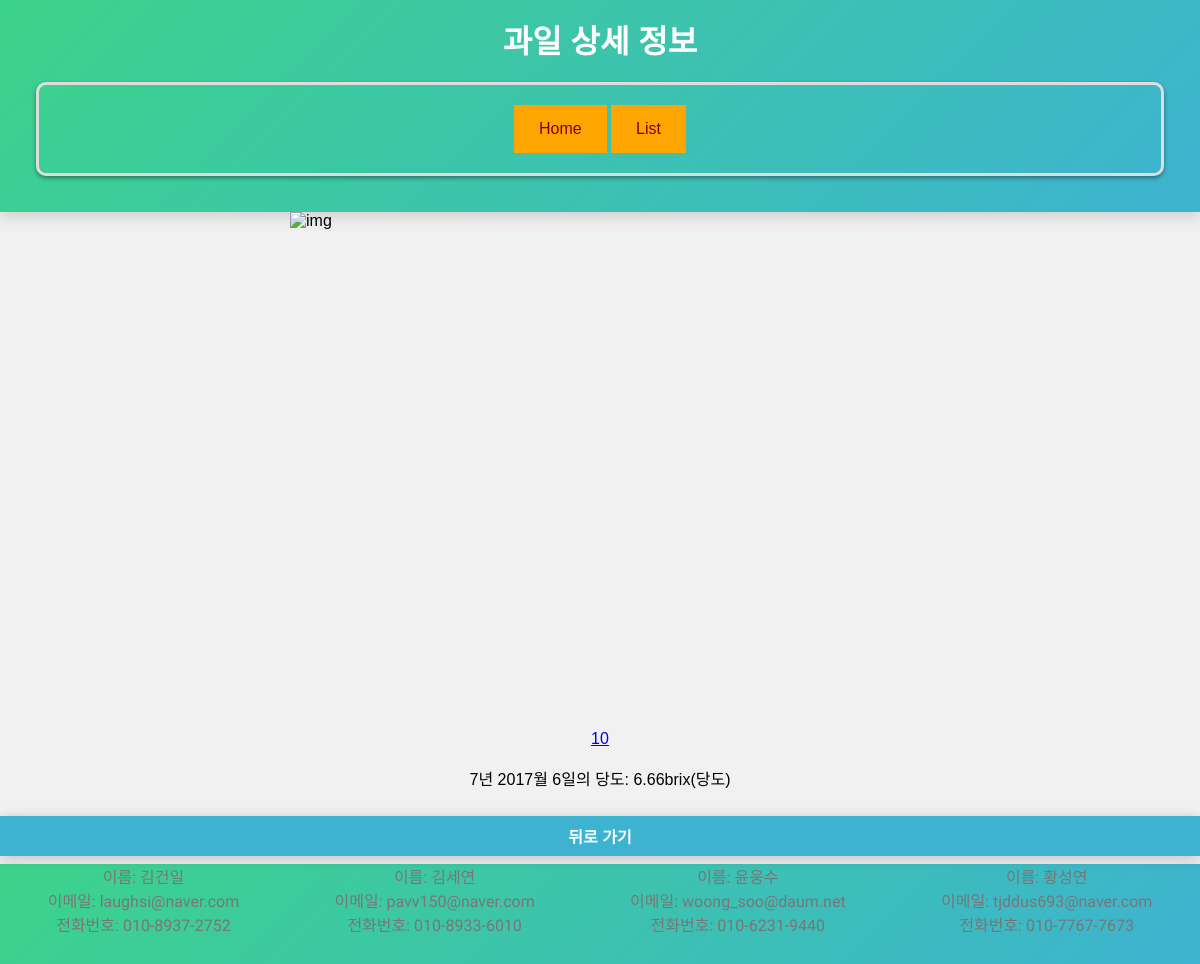
The page /fruit/detail/ (signed in) on the database as committed earlier.
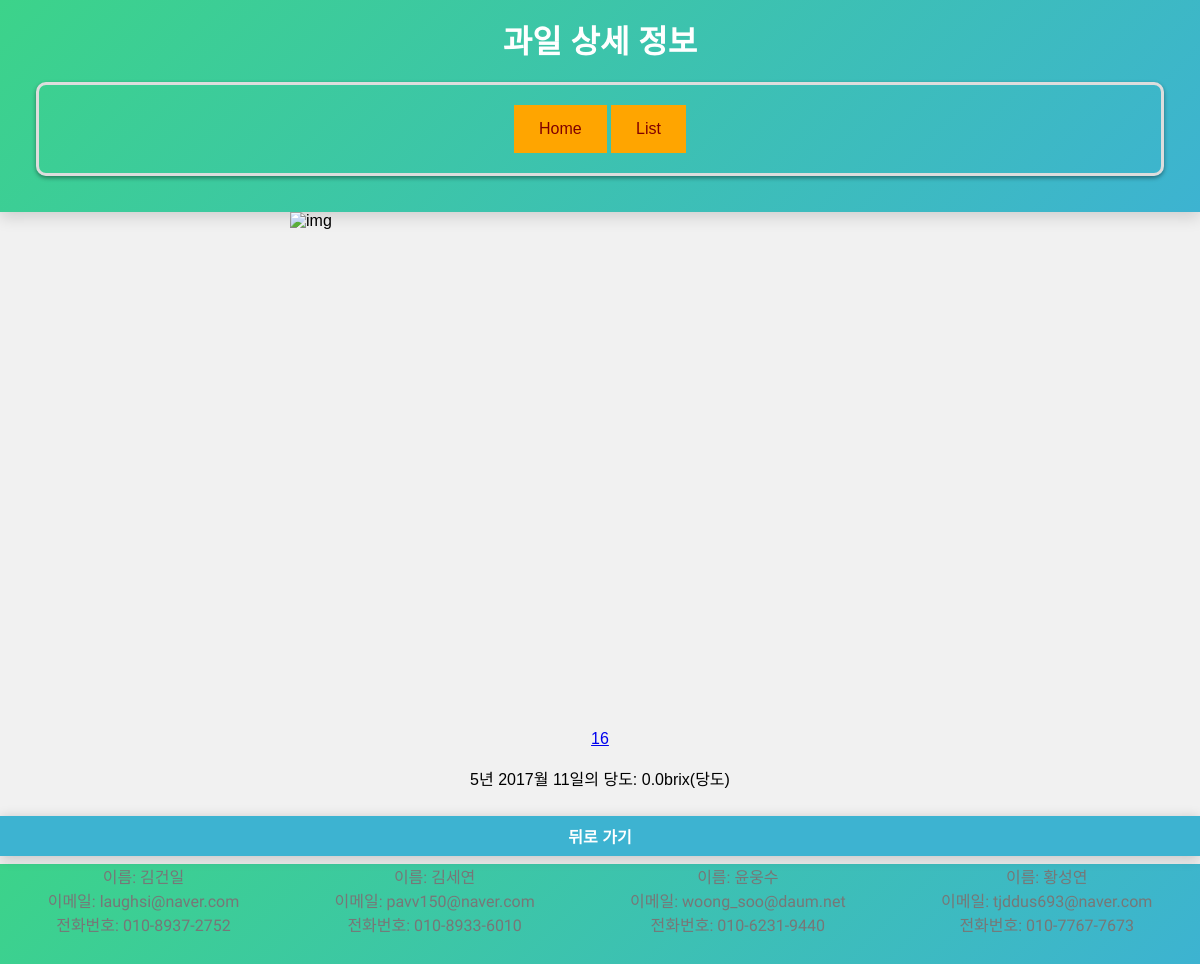
The same page on the database as committed later.
### fruit/models.py (models this page shows)
class FruitSugar(models.Model):
    sugar = models.FloatField(null=True)
    fruittable = models.ForeignKey(FruitTable, on_delete=models.CASCADE, null=True)

### fruit/views.py (the view)
# urls.py: path("detail/", views.detail, name="detail"),
def detail(request):
    fruit = FruitTable.objects.filter(user=request.user).last()
    if fruit:
        fruitlist = FruitImg.objects.values_list().last()[1]
        sugar = FruitSugar.objects.values_list().last()[1]
        fimg = FruitTable.objects.values_list().last()[4]
        year = FruitTable.objects.values_list().last()[1]
        month = FruitTable.objects.values_list().last()[2]
        day = FruitTable.objects.values_list().last()[3]
        id = FruitTable.objects.values_list().last()[0]
        if sugar < 0:
            sugar = 0
        con = {
            'fruitlist':fruitlist,
            'sugar':sugar,
            'img':fimg,
            'year':year,
            'month':month,
            'day':day,
            'id' : id,
        }
        return render(request, 'fruit/detail.html',con)

### fruit/templates/fruit/detail.html (shortened to what this page needs)
<!DOCTYPE html>
<html lang="ko">
<head>
    <link rel="stylesheet" href="/fruit/styles.css">
</head>
<body>
    <header>
        <h1>과일 상세 정보</h1>
        <div class="container">
            <a href="{% url 'fruit:index'%}">Home</a>
            <a href="{% url 'fruit:fruitlist'%}">List</a>
        </div>
    </header>
    <img class='detailimg' src="/{{ img }}" alt="img" width="620" height="500">
    <br>
    <p><a href="{% url 'fruit:food' id%}">{{fruitlist}}</a></p>
    <br>
    <p>{{ year }}년 {{ month }}월 {{ day }}일의 당도: {{ sugar }}brix(당도)</p>
    <br>
    <input type="button" value="뒤로 가기" onclick="location.href='{% url 'fruit:fruitlist' %}'">
    <footer>
        <div>
            <span>이름: 김건일</span><br>
            <span>이메일: laughsi@naver.com</span><br>
            <span>전화번호: 010-8937-2752</span>
        </div>
        <div>
            <span>이름: 김세연</span><br>
            <span>이메일: pavv150@naver.com </span><br>
            <span>전화번호: 010-8933-6010</span>
        </div>
        <div>
            <span>이름: 윤웅수</span><br>
            <span>이메일: woong_soo@daum.net</span><br>
            <span>전화번호: 010-6231-9440</span>
        </div>
        <div>
            <span>이름: 황성연</span><br>
            <span>이메일: tjddus693@naver.com</span><br>
            <span>전화번호: 010-7767-7673</span>
        </div>
    </footer>
</body>
</html>

Rows that differ between the two databases and show on the page:
no longer on this page (row unchanged): FruitSugar: sugar "6.66"
added FruitSugar: sugar "0.0"
Other text that changed with them:
{{ fruitlist }}: "10" → "16"
{{ year }}: "7" → "5"
{{ day }}: "6" → "11"
